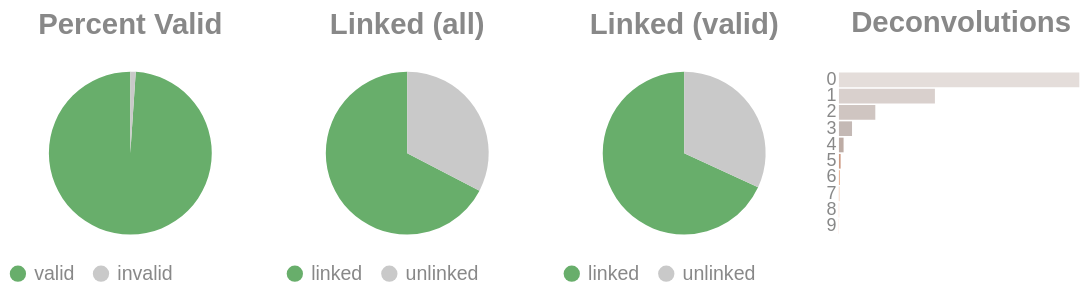

The notebook cell this image was saved under:
### Code cell
if SKIPLR:
    pass
else:
    clash = Counter()
    for i in valids['molecule'].to_list():
        _mol = i.split("-")
        if len(_mol) == 1:
            clash.update('0')
        else:
            clash.update(_mol[-1])

    _d = {"deconvolutions": [], 'count': []}
    for k,v in clash.items():
        _d['deconvolutions'].append(k)
        _d['count'].append(v)

    tot_valid = valids['reads'].sum()
    mask = valids['reads'] >= 2
    n_linked_reads = valids.filter(mask)['reads'].sum()
    if n_linked_reads == 0:
        print_html("No linked molecules (>=2 reads) were detected; skipping linked-only distributions.")
        SKIPLR = True
    else:
        perc_valid = round(tot_valid / n_reads, 4)
        linked_perc_abs = round(n_linked_reads / n_reads, 4)
        linked_perc = round(n_linked_reads / tot_valid, 4)

    _valid = pl.DataFrame({"valids": ['valid', 'invalid'], "count": [tot_valid, n_reads - tot_valid]})
    _linked_abs = pl.DataFrame({"linked (absolute)": ['linked', 'unlinked'], "count": [n_linked_reads, n_reads - n_linked_reads]})
    _linked_rel = pl.DataFrame({"linked (valids)": ['linked', 'unlinked'], "count": [n_linked_reads, tot_valid - n_linked_reads]})

    (
        alt.hconcat(
            piechart(_valid, goodval = 'valid', title = "Percent Valid"),
            piechart(_linked_abs, goodval = "linked", title =  "Linked (all)"),
            piechart(_linked_rel, goodval = "linked", title =  "Linked (valid)"),
            convolutionbar(pl.DataFrame(_d), title = "Deconvolutions"),
            center = True,
            bounds = 'flush'
        )
        .resolve_scale(color='independent')
        .resolve_legend('independent')
        .properties(usermeta={'embedOptions': {"actions": False}})
    ).display()

### Figure 1 — Vega-Lite specification as saved in the notebook (floating-point values rounded to 4 significant figures)
{"width": "container", "height": 400, "config": {"title": {"anchor": "start", "dy": -15, "fontSize": 18, "color": "#888888", "subtitleColor": "#888888", "subtitleFontSize": 14}, "arc": {"fill": "#0072B2"}, "axis": {"domainColor": "#888888", "domainWidth": 0.5, "gridWidth": 0.2, "grid": false, "titleFontWeight": 400, "titleFontSize": 15, "labelFontSize": 11, "labelColor": "#888888", "tickColor": "#888888", "tickWidth": 0.2, "titleColor": "#888888"}, "axisBand": {"grid": false}, "axisX": {"grid": true, "tickSize": 10, "domainCap": "round"}, "axisY": {"domain": false, "grid": true, "tickSize": 0, "domainCap": "round"}, "background": "transparent", "header": {"labelFontSize": 15, "labelColor": "#888888", "titleFontSize": 15, "titleFontWeight": 600, "titleColor": "#888888"}, "legend": {"labelFont": "sans-serif", "labelFontSize": 12, "labelColor": "#888888", "symbolSize": 100, "symbolType": "circle", "titleFontSize": 12, "titlePadding": 10, "titleColor": "#888888", "title": null}, "range": {"category": ["#E69F00", "#56B4E9", "#009E73", "#F0E442", "#0072B2", "#D55E00", "#CC79A7", "#000000"], "diverging": ["#cfe8f3", "#a2d4ec", "#73bfe2", "#46abdb", "#1696d2", "#12719e"]}, "area": {"fill": "#0072B2", "fillOpacity": 0.7, "line": true, "strokeOpacity": 0.7}, "line": {"color": "#0072B2", "stroke": "#0072B2", "strokeWidth": 2}, "trail": {"color": "#0072B2", "stroke": "#0072B2", "strokeWidth": 0, "size": 1}, "point": {"filled": true, "fillOpacity": 1.0, "size": 95}, "text": {"color": "#888888", "fontSize": 11, "align": "right", "fontWeight": 400, "size": 11}, "bar": {"fill": "#0072B2", "stroke": null}, "view": {"stroke": null, "continuousWidth": 660, "continuousHeight": 400}}, "hconcat": [{"data": {"name": "data-b27760089f69721820758024edcdbece"}, "mark": {"type": "arc"}, "encoding": {"color": {"field": "valids", "legend": {"orient": "bottom", "title": null}, "scale": {"domain": ["valid", "invalid"], "range": ["#68ae6b", "#C9C9C9"]}, "title": "Valids", "type": "nominal"}, "theta": {"field": "count", "type": "quantitative"}, "tooltip": [{"field": "valids", "title": "Valids", "type": "ordinal"}, {"field": "percent", "format": ".2%", "title": "Percent", "type": "quantitative"}, {"field": "count", "title": "Count", "type": "quantitative"}]}, "height": 100, "title": {"text": "Percent Valid", "align": "center", "anchor": "middle"}, "transform": [{"calculate": "datum.count / 4959677", "as": "percent"}], "width": 150}, {"data": {"name": "data-13389e69248b77f3bda80c1b854072e7"}, "mark": {"type": "arc"}, "encoding": {"color": {"field": "linked (absolute)", "legend": {"orient": "bottom", "title": null}, "scale": {"domain": ["linked", "unlinked"], "range": ["#68ae6b", "#C9C9C9"]}, "title": "Linked (Absolute)", "type": "nominal"}, "theta": {"field": "count", "type": "quantitative"}, "tooltip": [{"field": "linked (absolute)", "title": "Linked (Absolute)", "type": "ordinal"}, {"field": "percent", "format": ".2%", "title": "Percent", "type": "quantitative"}, {"field": "count", "title": "Count", "type": "quantitative"}]}, "height": 100, "title": {"text": "Linked (all)", "align": "center", "anchor": "middle"}, "transform": [{"calculate": "datum.count / 4959677", "as": "percent"}], "width": 150}, {"data": {"name": "data-dce9cd60a5763c2b38e98cbb992e076e"}, "mark": {"type": "arc"}, "encoding": {"color": {"field": "linked (valids)", "legend": {"orient": "bottom", "title": null}, "scale": {"domain": ["linked", "unlinked"], "range": ["#68ae6b", "#C9C9C9"]}, "title": "Linked (Valids)", "type": "nominal"}, "theta": {"field": "count", "type": "quantitative"}, "tooltip": [{"field": "linked (valids)", "title": "Linked (Valids)", "type": "ordinal"}, {"field": "percent", "format": ".2%", "title": "Percent", "type": "quantitative"}, {"field": "count", "title": "Count", "type": "quantitative"}]}, "height": 100, "title": {"text": "Linked (valid)", "align": "center", "anchor": "middle"}, "transform": [{"calculate": "datum.count / 4906902", "as": "percent"}], "width": 150}, {"data": {"name": "data-8cd352a6d9f94e9cd1a67ceeff045603"}, "mark": {"type": "bar"}, "encoding": {"color": {"field": "deconvolutions", "legend": null, "scale": {"scheme": "lightgreyred"}, "type": "nominal"}, "tooltip": [{"field": "deconvolutions", "title": "Deconvolutions", "type": "ordinal"}, {"field": "percent", "format": ".2%", "title": "Percent", "type": "quantitative"}, {"field": "count", "title": "Count", "type": "quantitative"}], "x": {"axis": null, "field": "count", "type": "quantitative"}, "y": {"field": "deconvolutions", "sort": "ascending", "title": null, "type": "nominal"}}, "height": 100, "title": {"text": "Deconvolutions", "align": "center", "anchor": "middle"}, "transform": [{"calculate": "datum.count / 2575064", "as": "percent"}], "width": 150}], "bounds": "flush", "center": true, "resolve": {"legend": {"angle": "independent"}, "scale": {"color": "independent"}}, "usermeta": {"embedOptions": {"actions": false}}, "$schema": "https://vega.github.io/schema/vega-lite/v6.4.1.json", "datasets": {"data-b27760089f69721820758024edcdbece": [{"valids": "valid", "count": 4906902}, {"valids": "invalid", "count": 52775}], "data-13389e69248b77f3bda80c1b854072e7": [{"linked (absolute)": "linked", "count": 3341426}, {"linked (absolute)": "unlinked", "count": 1618251}], "data-dce9cd60a5763c2b38e98cbb992e076e": [{"linked (valids)": "linked", "count": 3341426}, {"linked (valids)": "unlinked", "count": 1565476}], "data-8cd352a6d9f94e9cd1a67ceeff045603": [{"deconvolutions": "0", "count": 1574166}, {"deconvolutions": "1", "count": 628494}, {"deconvolutions": "2", "count": 238208}, {"deconvolutions": "3", "count": 85796}, {"deconvolutions": "4", "count": 30429}, {"deconvolutions": "5", "count": 11017}, {"deconvolutions": "6", "count": 4180}, {"deconvolutions": "7", "count": 1689}, {"deconvolutions": "8", "count": 737}, {"deconvolutions": "9", "count": 348}]}}
